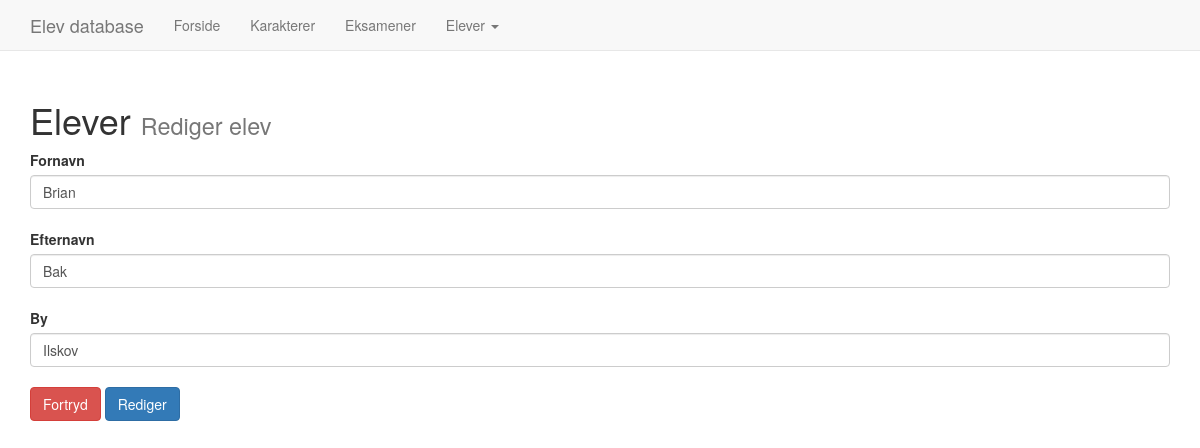
/editStudent.php?id=1, run on the app's committed database.
### tables this page shows
CREATE TABLE `students` (
  `id` int(11) NOT NULL,
  `firstname` varchar(64) NOT NULL,
  `lastname` varchar(64) NOT NULL,
  `city` varchar(64) NOT NULL
);

### editStudent.php (the view, shortened to what this page needs)
<!DOCTYPE html>
<html>
<head>
	<link href="css/bootstrap.min.css" rel="stylesheet">
</head>
<body>
	<?php
		include('dbcon.php');
		$id = $_GET['id'];
		$result = $con->query("SELECT * FROM students WHERE id=" . $id);
		$data = $result->fetch_object();
	?>
	<div class="container">
		<?php include('nav.php'); ?>
		<h1>Elever&nbsp;<small>Rediger elev</small></h1>
		<form method="POST">
			<label>Fornavn</label>
			<input type="text" class="form-control" name="firstname" value="<?php echo $data->firstname; ?>" required>
			<br>
			<label>Efternavn</label>
			<input type="text" class="form-control" name="lastname" value="<?php echo $data->lastname; ?>"  required>
			<br>
			<label>By</label>
			<input type="text" class="form-control" name="city" value="<?php echo $data->city; ?>"  required>
			<br>
			<a href="admin.php" class="btn btn-danger">Fortryd</a>
			<input type="submit" name="submit" class="btn btn-primary" value="Rediger">
		</form>
	</div>
</body>
</html>

### data on the page
students: firstname "Brian", lastname "Bak", city "Ilskov"
